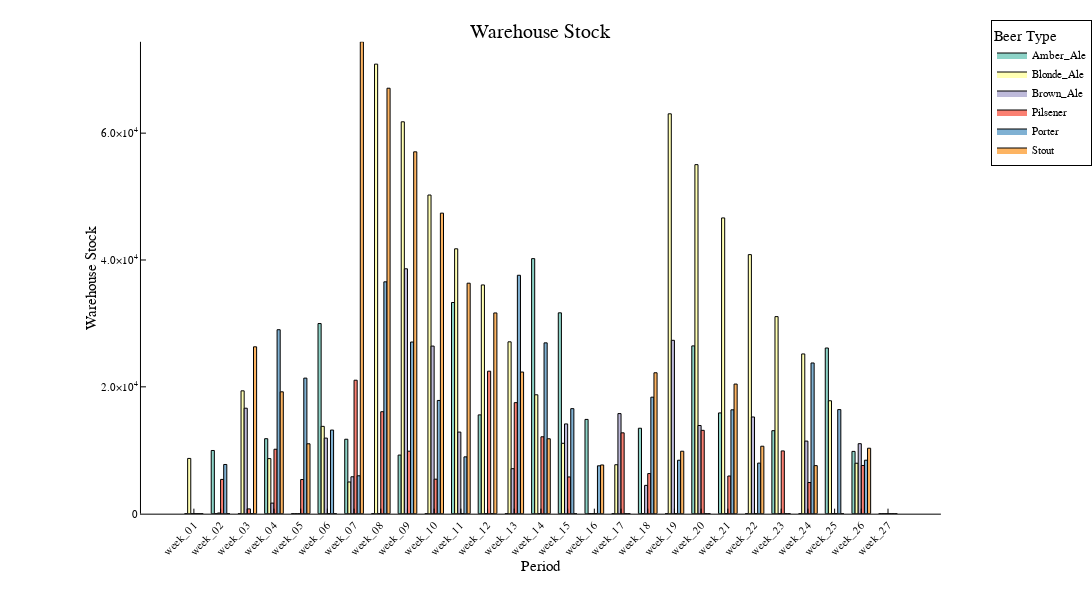

Notebook code for this chart:
### Code cell
productionResults = create_production_results()
p = create_warehouse_plot(productionResults)
